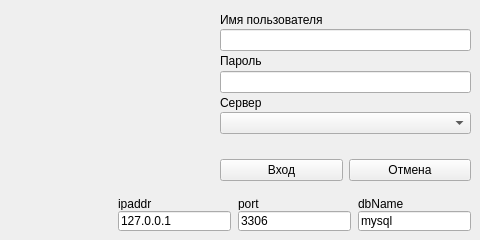
<?xml version="1.0" encoding="UTF-8"?>
<ui version="4.0">
 <class>LoginWindow</class>
 <widget class="QWidget" name="LoginWindow">
  <property name="geometry">
   <rect>
    <x>0</x>
    <y>0</y>
    <width>480</width>
    <height>240</height>
   </rect>
  </property>
  <property name="windowTitle">
   <string>SNAP CRM :: Авторизация</string>
  </property>
  <widget class="QWidget" name="verticalLayoutWidget_2">
   <property name="geometry">
    <rect>
     <x>220</x>
     <y>10</y>
     <width>251</width>
     <height>171</height>
    </rect>
   </property>
   <layout class="QVBoxLayout" name="verticalLayout_2" stretch="80,20">
    <item>
     <layout class="QVBoxLayout" name="verticalLayout">
      <property name="spacing">
       <number>0</number>
      </property>
      <item>
       <widget class="QLabel" name="labelUsername">
        <property name="text">
         <string>Имя пользователя</string>
        </property>
       </widget>
      </item>
      <item>
       <widget class="QLineEdit" name="editLogin"/>
      </item>
      <item>
       <widget class="QLabel" name="labelPassword">
        <property name="text">
         <string>Пароль</string>
        </property>
       </widget>
      </item>
      <item>
       <widget class="QLineEdit" name="editPassword"/>
      </item>
      <item>
       <widget class="QLabel" name="labelServer">
        <property name="text">
         <string>Сервер</string>
        </property>
       </widget>
      </item>
      <item>
       <widget class="QComboBox" name="comboboxServer"/>
      </item>
      <item>
       <widget class="QLabel" name="labelStatus">
        <property name="text">
         <string/>
        </property>
       </widget>
      </item>
     </layout>
    </item>
    <item>
     <layout class="QHBoxLayout" name="horizontalLayout">
      <item>
       <widget class="QPushButton" name="btnLogin">
        <property name="text">
         <string>Вход</string>
        </property>
       </widget>
      </item>
      <item>
       <widget class="QPushButton" name="btnCancel">
        <property name="text">
         <string>Отмена</string>
        </property>
       </widget>
      </item>
     </layout>
    </item>
   </layout>
  </widget>
  <widget class="QLineEdit" name="editIPaddr">
   <property name="geometry">
    <rect>
     <x>118</x>
     <y>211</y>
     <width>113</width>
     <height>20</height>
    </rect>
   </property>
   <property name="text">
    <string>127.0.0.1</string>
   </property>
  </widget>
  <widget class="QLineEdit" name="editPort">
   <property name="geometry">
    <rect>
     <x>238</x>
     <y>211</y>
     <width>113</width>
     <height>20</height>
    </rect>
   </property>
   <property name="text">
    <string>3306</string>
   </property>
  </widget>
  <widget class="QLineEdit" name="editDBName">
   <property name="geometry">
    <rect>
     <x>358</x>
     <y>211</y>
     <width>113</width>
     <height>20</height>
    </rect>
   </property>
   <property name="text">
    <string>mysql</string>
   </property>
  </widget>
  <widget class="QLabel" name="label">
   <property name="geometry">
    <rect>
     <x>118</x>
     <y>197</y>
     <width>47</width>
     <height>13</height>
    </rect>
   </property>
   <property name="text">
    <string>ipaddr</string>
   </property>
  </widget>
  <widget class="QLabel" name="label_2">
   <property name="geometry">
    <rect>
     <x>238</x>
     <y>197</y>
     <width>47</width>
     <height>13</height>
    </rect>
   </property>
   <property name="text">
    <string>port</string>
   </property>
  </widget>
  <widget class="QLabel" name="label_3">
   <property name="geometry">
    <rect>
     <x>358</x>
     <y>197</y>
     <width>47</width>
     <height>13</height>
    </rect>
   </property>
   <property name="text">
    <string>dbName</string>
   </property>
  </widget>
 </widget>
 <resources/>
 <connections/>
 <slots>
  <signal>showMainWindow()</signal>
 </slots>
</ui>
